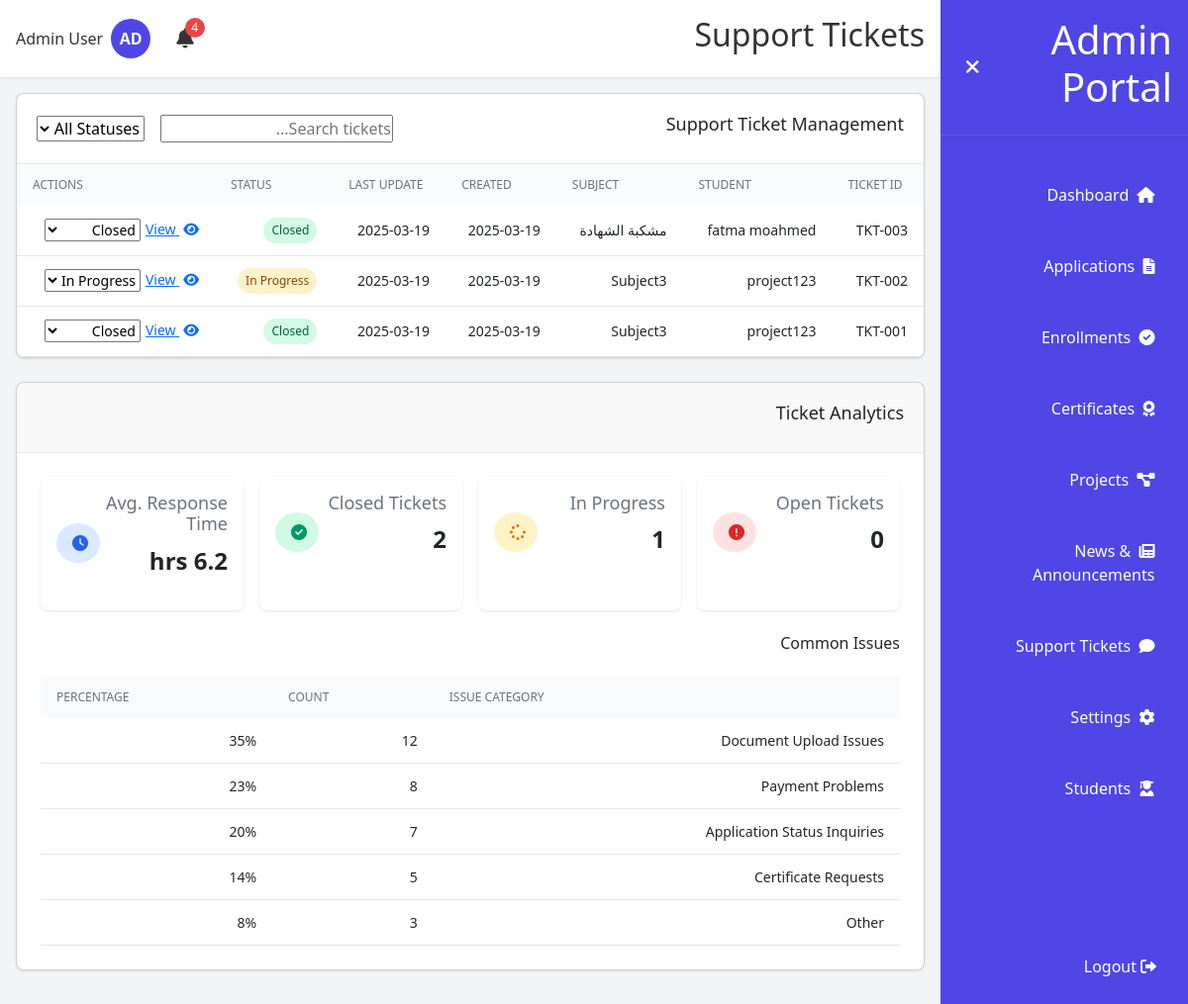
/admin/tickets (signed in), run on the app's committed database.
### models.py (models this page shows, shortened)
class User(db.Model, UserMixin):
    __tablename__ = 'user'
    __table_args__ = {'extend_existing': True}
    id = db.Column(db.Integer, primary_key=True)
    email = db.Column(db.String(120), unique=True, nullable=False)
    password_hash = db.Column(db.String(128), nullable=False)
    full_name = db.Column(db.String(100), nullable=False)
    phone = db.Column(db.String(20), nullable=True)
    nationality = db.Column(db.String(50), nullable=True)
    education = db.Column(db.String(50), nullable=True)
    role = db.Column(db.String(20), default='student')
    created_at = db.Column(db.DateTime, default=datetime.utcnow)
    applications = db.relationship('Application', backref='user', lazy=True)
    documents = db.relationship('Document', backref='user', lazy=True)
    certificates = db.relationship('Certificate', backref='user', lazy=True)
    tickets = db.relationship('Ticket', backref='user', lazy=True)
    notifications = db.relationship('Notification', backref='user', lazy=True)
    def is_admin(self):
        return self.role == 'admin'

class Ticket(db.Model):
    __tablename__ = 'ticket'
    __table_args__ = {'extend_existing': True}
    id = db.Column(db.Integer, primary_key=True)
    ticket_id = db.Column(db.String(20), unique=True, nullable=False)
    user_id = db.Column(db.Integer, db.ForeignKey('user.id'), nullable=False)
    subject = db.Column(db.String(100), nullable=False)
    status = db.Column(db.String(20), default='Open')
    created_at = db.Column(db.DateTime, default=datetime.utcnow)
    messages = db.relationship('TicketMessage', backref='ticket', lazy=True, order_by='TicketMessage.created_at')

class TicketMessage(db.Model):
    __tablename__ = 'ticket_message'
    __table_args__ = {'extend_existing': True}
    id = db.Column(db.Integer, primary_key=True)
    ticket_id = db.Column(db.Integer, db.ForeignKey('ticket.id'), nullable=False)
    sender = db.Column(db.String(20), nullable=False)
    message = db.Column(db.Text, nullable=False)
    created_at = db.Column(db.DateTime, default=datetime.utcnow)

### run.py (the view)
@app.route('/admin/tickets')
@login_required
def admin_tickets():
    if not current_user.is_admin():
        return redirect(url_for('student_dashboard'))
    tickets = Ticket.query.order_by(Ticket.created_at.desc()).all()
    return render_template('admin/tickets.html', tickets=tickets)

### run.py (called while the page is built)
@login_manager.user_loader
def load_user(user_id):
    return User.query.get(int(user_id))

@app.template_filter('time_ago')
def time_ago_filter(time):
    now = datetime.utcnow()
    diff = now - time
    seconds = diff.total_seconds()
    if seconds < 60:
        return "just now"
    elif seconds < 3600:
        minutes = int(seconds / 60)
        return f"{minutes} minute{'s' if minutes > 1 else ''} ago"
    elif seconds < 86400:
        hours = int(seconds / 3600)
        return f"{hours} hour{'s' if hours > 1 else ''} ago"
    elif seconds < 604800:
        days = int(seconds / 86400)
        return f"{days} day{'s' if days > 1 else ''} ago"
    elif seconds < 2592000:
        weeks = int(seconds / 604800)
        return f"{weeks} week{'s' if weeks > 1 else ''} ago"
    else:
        return time.strftime("%Y-%m-%d")

@app.template_filter('slice')
def slice_filter(iterable, start, end=None):
    if end is None:
        return iterable[start:]
    return iterable[start:end]

@app.context_processor
def inject_now():
    return {'now': datetime.utcnow()}

@app.context_processor
def utility_processor():
    return {
        'now': datetime.now()
    }

### templates/admin/tickets.html (shortened to what this page needs)
{% extends "admin_layout.html" %}
{% block page_title %}Support Tickets{% endblock %}
{% block main_content %}
<div class="card">
    <div class="card-header-with-actions">
        <h3>Support Ticket Management</h3>
        <div class="header-actions">
            <div class="search-container">
                <input type="text" id="search-input" placeholder="Search tickets..." class="form-input">
            </div>
            <select id="status-filter" class="form-input">
                <option value="">All Statuses</option>
            </select>
        </div>
    </div>
    <div class="table-container">
        <table class="full-width-table">
            <thead>
                <tr>
                    <th>Ticket ID</th>
                    <th>Student</th>
                    <th>Subject</th>
                    <th>Created</th>
                    <th>Last Update</th>
                    <th>Status</th>
                    <th>Actions</th>
                </tr>
            </thead>
            <tbody>
                {% for ticket in tickets %}
                    <tr>
                        <td>{{ ticket.ticket_id }}</td>
                        <td>{{ ticket.user.full_name }}</td>
                        <td>{{ ticket.subject }}</td>
                        <td>{{ ticket.created_at.strftime('%Y-%m-%d') }}</td>
                        <td>
                            {% if ticket.messages %}
                                {{ ticket.messages[-1].created_at.strftime('%Y-%m-%d') }}
                            {% else %}
                                {{ ticket.created_at.strftime('%Y-%m-%d') }}
                            {% endif %}
                        </td>
                        <td>
                            <span class="status-badge
                                {% if ticket.status == 'Open' %}red
                                {% elif ticket.status == 'In Progress' %}yellow
                                {% elif ticket.status == 'Closed' %}green
                                {% endif %}">
                                {{ ticket.status }}
                            </span>
                        </td>
                        <td>
                            <div class="actions-cell">
                                <a href="{{ url_for('admin_ticket_detail', ticket_id=ticket.id) }}" class="action-btn">
                                    <i class="fas fa-eye"></i> View
                                </a>
                                <select class="ticket-status-select" data-id="{{ ticket.id }}">
                                    <option value="In Progress" {% if ticket.status == 'In Progress' %}selected{% endif %}>In Progress</option>
                                    <option value="Closed" {% if ticket.status == 'Closed' %}selected{% endif %}>Closed</option>
                                </select>
                            </div>
                        </td>
                    </tr>
                {% else %}
                    <tr>
                        <td colspan="7" class="text-center">No support tickets found</td>
                    </tr>
                {% endfor %}
            </tbody>
        </table>
    </div>
</div>
<div class="card mt-6">
    <div class="card-header">
        <h3>Ticket Analytics</h3>
    </div>
    <div class="card-body">
        <div class="stats-grid">
            <div class="stat-card">
                <div class="stat-content">
                    <div>
                        <h3 class="stat-title">Open Tickets</h3>
                        <p class="stat-value">{{ tickets|selectattr('status', 'equalto', 'Open')|list|length }}</p>
                    </div>
                    <div class="stat-icon red">
                        <i class="fas fa-exclamation-circle"></i>
                    </div>
                </div>
            </div>
            <div class="stat-card">
                <div class="stat-content">
                    <div>
                        <h3 class="stat-title">In Progress</h3>
                        <p class="stat-value">{{ tickets|selectattr('status', 'equalto', 'In Progress')|list|length }}</p>
                    </div>
                    <div class="stat-icon yellow">
                        <i class="fas fa-spinner"></i>
                    </div>
                </div>
            </div>
            <div class="stat-card">
                <div class="stat-content">
                    <div>
                        <h3 class="stat-title">Closed Tickets</h3>
                        <p class="stat-value">{{ tickets|selectattr('status', 'equalto', 'Closed')|list|length }}</p>
                    </div>
                    <div class="stat-icon green">
                        <i class="fas fa-check-circle"></i>
                    </div>
                </div>
            </div>
            <div class="stat-card">
                <div class="stat-content">
                    <div>
                        <h3 class="stat-title">Avg. Response Time</h3>
                        <p class="stat-value">6.2 hrs</p>
                    </div>
                    <div class="stat-icon blue">
                        <i class="fas fa-clock"></i>
                    </div>
                </div>
            </div>
        </div>
        <div class="mt-6">
            <h4 class="mb-4">Common Issues</h4>
            <div class="table-container">
                <table class="full-width-table">
                    <thead>
                        <tr>
                            <th>Issue Category</th>
                            <th>Count</th>
                            <th>Percentage</th>
                        </tr>
                    </thead>
                    <tbody>
                        <tr>
                            <td>Document Upload Issues</td>
                            <td>12</td>
                            <td>35%</td>
                        </tr>
                        <tr>
                            <td>Payment Problems</td>
                            <td>8</td>
                            <td>23%</td>
                        </tr>
                        <tr>
                            <td>Application Status Inquiries</td>
                            <td>7</td>
                            <td>20%</td>
                        </tr>
                        <tr>
                            <td>Certificate Requests</td>
                            <td>5</td>
                            <td>14%</td>
                        </tr>
                        <tr>
                            <td>Other</td>
                            <td>3</td>
                            <td>8%</td>
                        </tr>
                    </tbody>
                </table>
            </div>
        </div>
    </div>
</div>
{% endblock %}

### templates/admin_layout.html (shortened to what this page needs)
{% extends "base.html" %}
{% block content %}
<div class="dashboard-container">
    <div id="sidebar" class="sidebar">
        <div class="sidebar-header">
            <h1 id="sidebar-title">Admin Portal</h1>
            <button id="toggle-sidebar" class="btn-icon">
                <i class="fas fa-times"></i>
            </button>
        </div>
        <nav class="sidebar-nav">
            <ul class="nav-list">
                <li class="nav-item">
                    <a href="{{ url_for('admin_dashboard') }}" class="nav-link {% if request.endpoint == 'admin_dashboard' %}active{% endif %}">
                        <i class="fas fa-home"></i>
                        <span class="nav-text">Dashboard</span>
                    </a>
                </li>
                <li class="nav-item">
                    <a href="{{ url_for('admin_applications') }}" class="nav-link {% if request.endpoint == 'admin_applications' %}active{% endif %}" id="admin-applications-link">
                        <i class="fas fa-file-alt"></i>
                        <span class="nav-text">Applications</span>
                    </a>
                </li>
                <li class="nav-item">
                    <a href="{{ url_for('admin_enrollments') }}" class="nav-link {% if request.endpoint == 'admin_enrollments' %}active{% endif %}">
                        <i class="fas fa-check-circle"></i>
                        <span class="nav-text">Enrollments</span>
                    </a>
                </li>
                <li class="nav-item">
                    <a href="{{ url_for('admin_certificates') }}" class="nav-link {% if request.endpoint == 'admin_certificates' %}active{% endif %}">
                        <i class="fas fa-award"></i>
                        <span class="nav-text">Certificates</span>
                    </a>
                </li>
                <li class="nav-item">
                    <a href="{{ url_for('admin_projects') }}" class="nav-link {% if request.endpoint == 'admin_projects' %}active{% endif %}">
                        <i class="fas fa-project-diagram"></i>
                        <span class="nav-text">Projects</span>
                    </a>
                </li>
                <li class="nav-item">
                    <a href="{{ url_for('admin_news') }}" class="nav-link {% if request.endpoint == 'admin_news' %}active{% endif %}">
                        <i class="fas fa-newspaper"></i>
                        <span class="nav-text">News & Announcements</span>
                    </a>
                </li>
                <li class="nav-item">
                    <a href="{{ url_for('admin_tickets') }}" class="nav-link {% if request.endpoint == 'admin_tickets' %}active{% endif %}">
                        <i class="fas fa-comment"></i>
                        <span class="nav-text">Support Tickets</span>
                    </a>
                </li>
                <li class="nav-item">
                    <a href="{{ url_for('admin_settings') }}" class="nav-link {% if request.endpoint == 'admin_settings' %}active{% endif %}">
                        <i class="fas fa-cog"></i>
                        <span class="nav-text">Settings</span>
                    </a>
                </li>
                <li class="nav-item">
                    <a href="{{ url_for('admin_students') }}" class="nav-link {% if request.endpoint == 'admin_students' %}active{% endif %}">
                        <i class="fas fa-user-graduate"></i>
                        <span>Students</span>
                    </a>
                </li>
            </ul>
        </nav>
        <div class="logout-container">
            <a href="{{ url_for('logout') }}" class="nav-item">
                <i class="fas fa-sign-out-alt"></i>
                <span class="nav-text">Logout</span>
            </a>
        </div>
    </div>
    <div class="main-content">
        <header class="header">
            <div class="header-content">
                <h2 id="page-title">{% block page_title %}Dashboard{% endblock %}</h2>
                <div class="header-actions">
                    <div class="notification-container">
                        <button id="notification-btn" class="btn-icon">
                            <i class="fas fa-bell"></i>
                            {% set unread_notifications = current_user.notifications|selectattr('read', 'equalto', false)|list %}
                            {% if unread_notifications %}
                                <span id="notification-badge" class="notification-badge">{{ unread_notifications|length }}</span>
                            {% endif %}
                        </button>
                    </div>
                    <div class="user-container">
                        <div class="avatar">AD</div>
                        <span id="user-name" class="user-name">{{ current_user.full_name }}</span>
                    </div>
                </div>
            </div>
        </header>
        <main class="content">
            {% block main_content %}{% endblock %}
        </main>
    </div>
</div>
{% endblock %}

### data on the page
User: full_name "Admin User"
Ticket: ticket_id "TKT-003", user.full_name "fatma moahmed", subject "مشكبة الشهادة", created_at "2025-03-19", status "Closed", status+id "Closed"
Ticket: ticket_id "TKT-002", user.full_name "project123", subject "Subject3", created_at "2025-03-19", status "In Progress", status+id "In Progress"
Ticket: ticket_id "TKT-001", user.full_name "project123", subject "Subject3", created_at "2025-03-19", status "Closed", status+id "Closed"

### other printed values
{{ unread_notifications|length }} "4"
{{ tickets|selectattr('status', 'equalto', 'Open')|list|length }} "0"
{{ tickets|selectattr('status', 'equalto', 'In Progress')|list|length }} "1"
{{ tickets|selectattr('status', 'equalto', 'Closed')|list|length }} "2"
